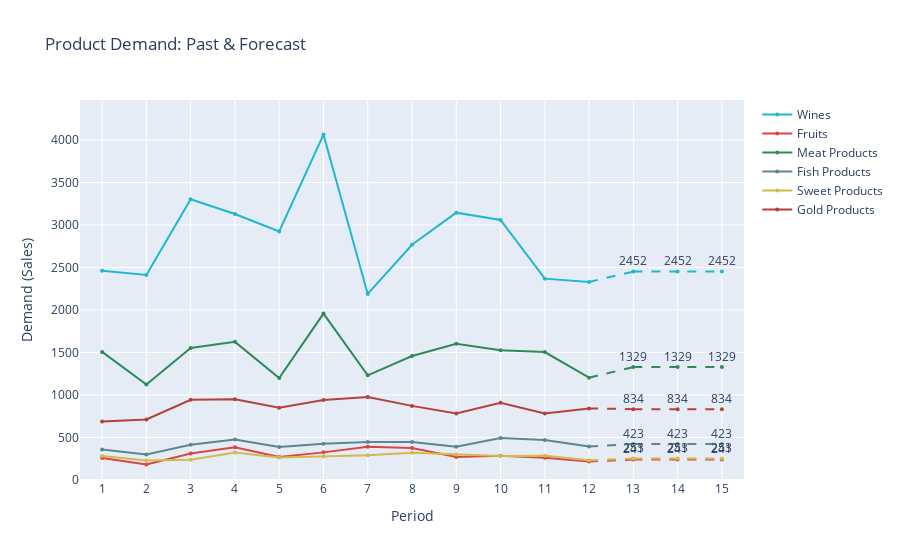

The notebook cell saved with this chart:
### Code cell
# Data from the provided JSON
data = {
    "Wines": {"past": [2462, 2413, 3303, 3129, 2923, 4064, 2189, 2768, 3145, 3060, 2369, 2330], "forecast": [2451.92, 2451.92, 2451.92]},
    "Fruits": {"past": [258, 182, 312, 386, 271, 325, 391, 376, 272, 285, 262, 218], "forecast": [240.95, 240.95, 240.95]},
    "Meat Products": {"past": [1507, 1124, 1554, 1625, 1199, 1958, 1231, 1458, 1602, 1527, 1505, 1204], "forecast": [1328.67, 1328.67, 1328.67]},
    "Fish Products": {"past": [358, 301, 414, 475, 389, 425, 447, 448, 391, 495, 471, 393], "forecast": [422.71, 422.71, 422.71]},
    "Sweet Products": {"past": [283, 229, 238, 324, 266, 275, 290, 320, 301, 281, 285, 231], "forecast": [253.36, 253.36, 253.36]},
    "Gold Products": {"past": [688, 713, 943, 950, 849, 942, 977, 872, 782, 909, 783, 842], "forecast": [833.55, 833.55, 833.55]}
}

# Create figure
fig = go.Figure()

# Define colors using the brand colors
colors = ['#1FB8CD', '#DB4545', '#2E8B57', '#5D878F', '#D2BA4C', '#B4413C']

# Create periods
past_periods = list(range(1, 13))  # 1-12
forecast_periods = list(range(13, 16))  # 13-15

# Plot each product
for i, (product, values) in enumerate(data.items()):
    color = colors[i % len(colors)]
    
    # Plot past data as solid line
    fig.add_trace(go.Scatter(
        x=past_periods,
        y=values['past'],
        mode='lines+markers',
        name=product,
        line=dict(color=color, width=2),
        marker=dict(size=4),
        showlegend=True
    ))
    
    # Add connecting line from last past point to first forecast point
    fig.add_trace(go.Scatter(
        x=[12, 13],
        y=[values['past'][-1], values['forecast'][0]],
        mode='lines',
        line=dict(color=color, width=2, dash='dash'),
        showlegend=False
    ))
    
    # Plot forecast data as dashed line with value labels
    fig.add_trace(go.Scatter(
        x=forecast_periods,
        y=values['forecast'],
        mode='lines+markers+text',
        line=dict(color=color, width=2, dash='dash'),
        marker=dict(size=4),
        text=[f'{val:.0f}' for val in values['forecast']],
        textposition='top center',
        showlegend=False
    ))

# Update layout
fig.update_layout(
    title='Product Demand: Past & Forecast',
    xaxis_title='Period',
    yaxis_title='Demand (Sales)',
    legend=dict(orientation='v', yanchor='top', y=1, xanchor='left', x=1.02)
)

# Update axes
fig.update_xaxes(dtick=1, range=[0.5, 15.5])
fig.update_yaxes(range=[0, max([max(values['past'] + values['forecast']) for values in data.values()]) * 1.1])
fig.show()

### Figure 1 — Plotly figure (JSON) as saved in the notebook; plotly's stock layout.template omitted (floating-point values rounded to 4 significant figures)
{"data": [{"line": {"color": "#1FB8CD", "width": 2}, "marker": {"size": 4}, "mode": "lines+markers", "name": "Wines", "showlegend": true, "type": "scatter", "x": [1, 2, 3, 4, 5, 6, 7, 8, 9, 10, 11, 12], "y": [2462, 2413, 3303, 3129, 2923, 4064, 2189, 2768, 3145, 3060, 2369, 2330]}, {"line": {"color": "#1FB8CD", "dash": "dash", "width": 2}, "mode": "lines", "showlegend": false, "type": "scatter", "x": [12, 13], "y": [2330, 2452.0]}, {"line": {"color": "#1FB8CD", "dash": "dash", "width": 2}, "marker": {"size": 4}, "mode": "lines+markers+text", "showlegend": false, "text": ["2452", "2452", "2452"], "textposition": "top center", "type": "scatter", "x": [13, 14, 15], "y": [2452.0, 2452.0, 2452.0]}, {"line": {"color": "#DB4545", "width": 2}, "marker": {"size": 4}, "mode": "lines+markers", "name": "Fruits", "showlegend": true, "type": "scatter", "x": [1, 2, 3, 4, 5, 6, 7, 8, 9, 10, 11, 12], "y": [258, 182, 312, 386, 271, 325, 391, 376, 272, 285, 262, 218]}, {"line": {"color": "#DB4545", "dash": "dash", "width": 2}, "mode": "lines", "showlegend": false, "type": "scatter", "x": [12, 13], "y": [218, 240.9]}, {"line": {"color": "#DB4545", "dash": "dash", "width": 2}, "marker": {"size": 4}, "mode": "lines+markers+text", "showlegend": false, "text": ["241", "241", "241"], "textposition": "top center", "type": "scatter", "x": [13, 14, 15], "y": [240.9, 240.9, 240.9]}, {"line": {"color": "#2E8B57", "width": 2}, "marker": {"size": 4}, "mode": "lines+markers", "name": "Meat Products", "showlegend": true, "type": "scatter", "x": [1, 2, 3, 4, 5, 6, 7, 8, 9, 10, 11, 12], "y": [1507, 1124, 1554, 1625, 1199, 1958, 1231, 1458, 1602, 1527, 1505, 1204]}, {"line": {"color": "#2E8B57", "dash": "dash", "width": 2}, "mode": "lines", "showlegend": false, "type": "scatter", "x": [12, 13], "y": [1204, 1329.0]}, {"line": {"color": "#2E8B57", "dash": "dash", "width": 2}, "marker": {"size": 4}, "mode": "lines+markers+text", "showlegend": false, "text": ["1329", "1329", "1329"], "textposition": "top center", "type": "scatter", "x": [13, 14, 15], "y": [1329.0, 1329.0, 1329.0]}, {"line": {"color": "#5D878F", "width": 2}, "marker": {"size": 4}, "mode": "lines+markers", "name": "Fish Products", "showlegend": true, "type": "scatter", "x": [1, 2, 3, 4, 5, 6, 7, 8, 9, 10, 11, 12], "y": [358, 301, 414, 475, 389, 425, 447, 448, 391, 495, 471, 393]}, {"line": {"color": "#5D878F", "dash": "dash", "width": 2}, "mode": "lines", "showlegend": false, "type": "scatter", "x": [12, 13], "y": [393, 422.7]}, {"line": {"color": "#5D878F", "dash": "dash", "width": 2}, "marker": {"size": 4}, "mode": "lines+markers+text", "showlegend": false, "text": ["423", "423", "423"], "textposition": "top center", "type": "scatter", "x": [13, 14, 15], "y": [422.7, 422.7, 422.7]}, {"line": {"color": "#D2BA4C", "width": 2}, "marker": {"size": 4}, "mode": "lines+markers", "name": "Sweet Products", "showlegend": true, "type": "scatter", "x": [1, 2, 3, 4, 5, 6, 7, 8, 9, 10, 11, 12], "y": [283, 229, 238, 324, 266, 275, 290, 320, 301, 281, 285, 231]}, {"line": {"color": "#D2BA4C", "dash": "dash", "width": 2}, "mode": "lines", "showlegend": false, "type": "scatter", "x": [12, 13], "y": [231, 253.4]}, {"line": {"color": "#D2BA4C", "dash": "dash", "width": 2}, "marker": {"size": 4}, "mode": "lines+markers+text", "showlegend": false, "text": ["253", "253", "253"], "textposition": "top center", "type": "scatter", "x": [13, 14, 15], "y": [253.4, 253.4, 253.4]}, {"line": {"color": "#B4413C", "width": 2}, "marker": {"size": 4}, "mode": "lines+markers", "name": "Gold Products", "showlegend": true, "type": "scatter", "x": [1, 2, 3, 4, 5, 6, 7, 8, 9, 10, 11, 12], "y": [688, 713, 943, 950, 849, 942, 977, 872, 782, 909, 783, 842]}, {"line": {"color": "#B4413C", "dash": "dash", "width": 2}, "mode": "lines", "showlegend": false, "type": "scatter", "x": [12, 13], "y": [842, 833.5]}, {"line": {"color": "#B4413C", "dash": "dash", "width": 2}, "marker": {"size": 4}, "mode": "lines+markers+text", "showlegend": false, "text": ["834", "834", "834"], "textposition": "top center", "type": "scatter", "x": [13, 14, 15], "y": [833.5, 833.5, 833.5]}], "layout": {"legend": {"orientation": "v", "x": 1.02, "xanchor": "left", "y": 1, "yanchor": "top"}, "title": {"text": "Product Demand: Past & Forecast"}, "xaxis": {"dtick": 1, "range": [0.5, 15.5], "title": {"text": "Period"}}, "yaxis": {"range": [0, 4470.0], "title": {"text": "Demand (Sales)"}}}}
